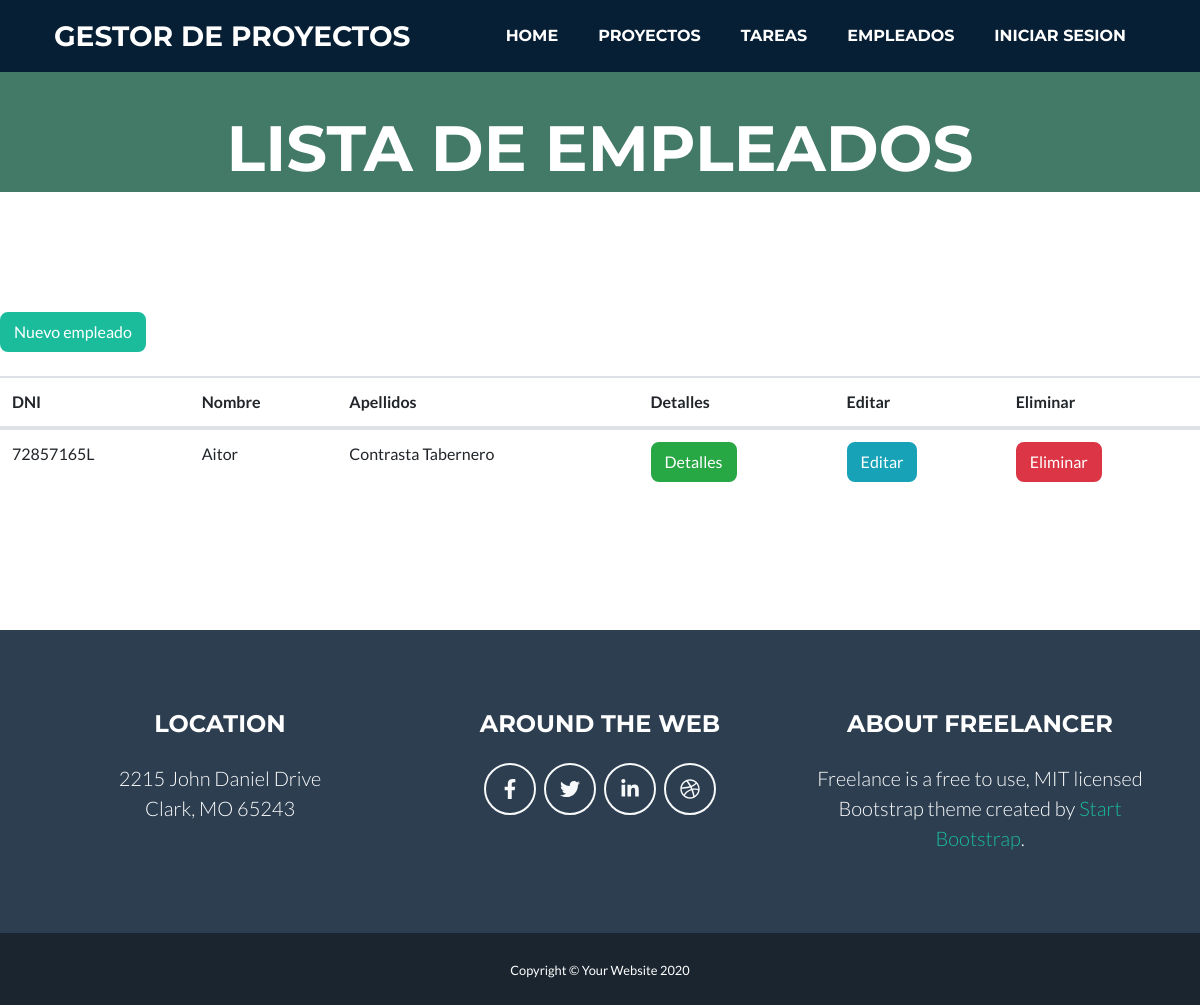
The page /appGestorProyectos/empleados/ on the database as committed earlier.
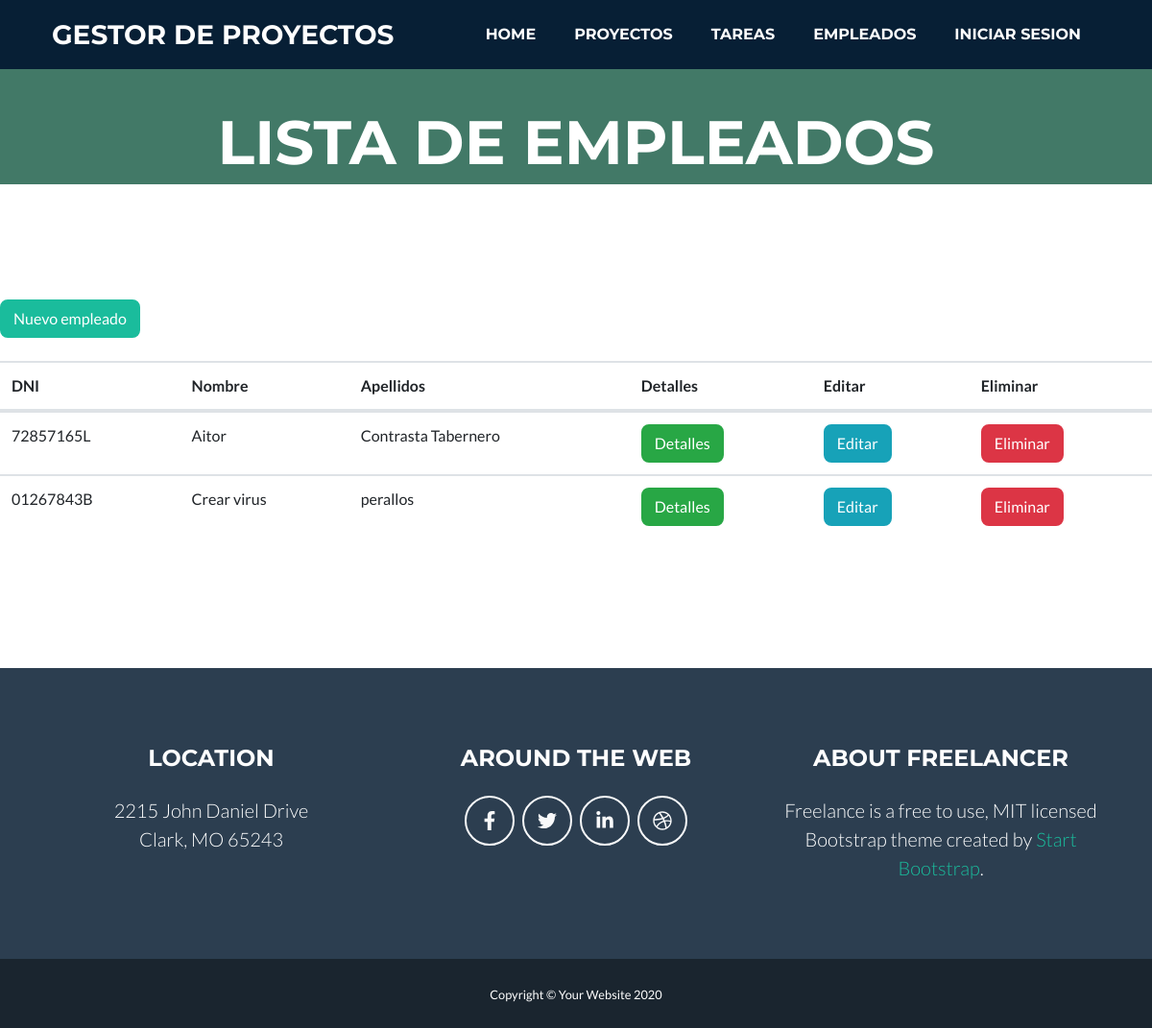
The same page on the database as committed later.
### appGestorProyectos/models.py (models this page shows, shortened)
class Empleado(models.Model):
    dni = models.CharField(max_length=9)
    nombre = models.CharField(max_length=50)
    apellidos = models.CharField(max_length=150)
    email = models.EmailField(max_length=254)
    telefono = models.IntegerField(default=0)
    imagen = models.ImageField(upload_to='foto_perfil', blank=True)

### appGestorProyectos/views.py (the view)
# urls.py: path('empleados/', views.EmpleadoListView.as_view(), name='empleado_list'),
class EmpleadoListView(ListView):
    model = Empleado
    queryset = Empleado.objects.order_by('nombre')
    template_name = "empleado_list.html"
    def get_context_data(self, **kwargs):
        context = super(EmpleadoListView, self).get_context_data(**kwargs)
        context['titulo_pagina'] = 'Listado de empleados'
        return context

### appGestorProyectos/templates/empleado_list.html
{% extends 'index.html' %}
{% load static %}
{% block header %}
    <header class="masthead bg-primary text-white text-center">
        <div class="container d-flex align-items-center flex-column">
            <h1 class="masthead-heading text-uppercase mb-0">Lista de empleados</h1>
        </div>
    </header>
{% endblock %}
{% block main %}
<br>
<a class="btn btn-primary" href="{% url 'empleado_form' %}">Nuevo empleado</a>
<br>
<br>
<div>
    <table class="table">
        <thead>
            <tr>
                <th>DNI</th>
                <th>Nombre</th>
                <th>Apellidos</th>
                <th>Detalles</th>
                <th>Editar</th>
                <th>Eliminar</th>
            </tr>
        </thead>
        <tbody>
            {% for empleado in empleado_list %}
            <tr>
                <td>{{ empleado.dni }}</td>
                <td>{{ empleado.nombre }}</td>
                <td>{{ empleado.apellidos }}</td>
                <td><a class="btn btn-success" href="{% url 'empleado' empleado.id %}">Detalles</a> </td>
                <td><a class="btn btn-info" href="{% url 'empleado_update' empleado.id %}">Editar</a> </td>
                <td><a class="btn btn-danger" href="{% url 'empleado_delete' empleado.id %}">Eliminar</a> </td>
            </tr>
            {% endfor %}
        </tbody>
    </table>
    <br>
</div>
{% endblock %}

Rows that differ between the two databases and show on the page:
added Empleado: dni "01267843B", nombre "Crear virus", apellidos "perallos"
